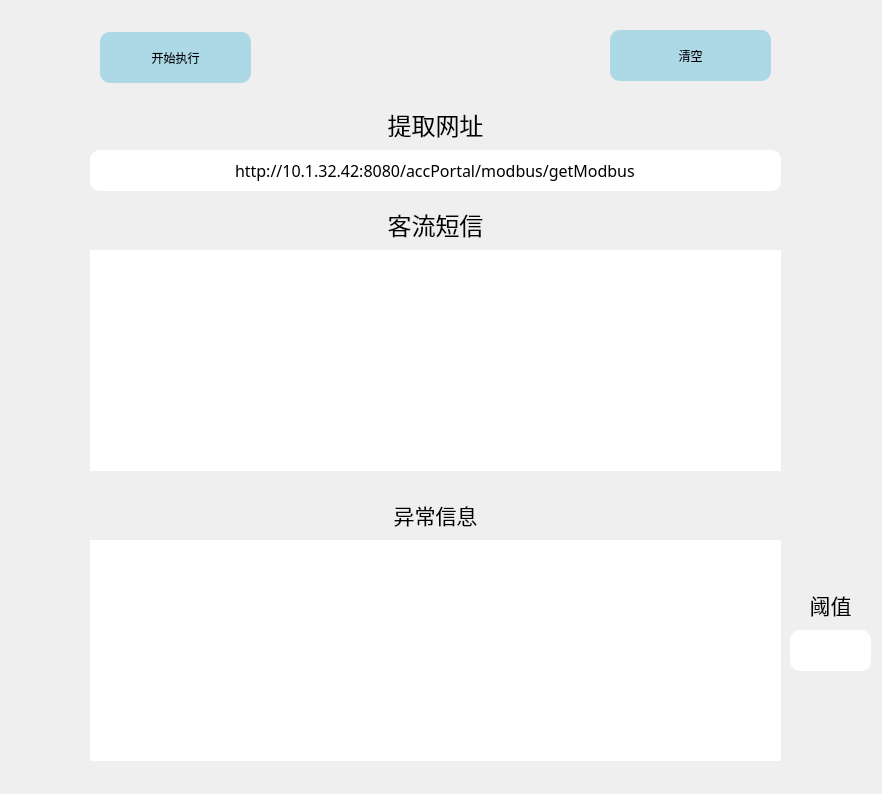
<?xml version="1.0" encoding="UTF-8"?>
<ui version="4.0">
 <class>widget</class>
 <widget class="QWidget" name="widget">
  <property name="geometry">
   <rect>
    <x>0</x>
    <y>0</y>
    <width>882</width>
    <height>794</height>
   </rect>
  </property>
  <property name="windowTitle">
   <string>Form</string>
  </property>
  <widget class="QLineEdit" name="lineEdit">
   <property name="geometry">
    <rect>
     <x>90</x>
     <y>150</y>
     <width>691</width>
     <height>41</height>
    </rect>
   </property>
   <property name="font">
    <font>
     <family>幼圆</family>
     <pointsize>12</pointsize>
     <weight>50</weight>
     <italic>false</italic>
     <bold>false</bold>
    </font>
   </property>
   <property name="layoutDirection">
    <enum>Qt::LeftToRight</enum>
   </property>
   <property name="styleSheet">
    <string notr="true">border-radius: 10px;
font: 12pt &quot;幼圆&quot;;</string>
   </property>
   <property name="text">
    <string>http://10.1.32.42:8080/accPortal/modbus/getModbus</string>
   </property>
   <property name="alignment">
    <set>Qt::AlignCenter</set>
   </property>
  </widget>
  <widget class="QPushButton" name="pushButton">
   <property name="geometry">
    <rect>
     <x>100</x>
     <y>32</y>
     <width>151</width>
     <height>51</height>
    </rect>
   </property>
   <property name="styleSheet">
    <string notr="true">
QPushButton{
background-color: lightblue;
border-radius: 10px;
font: 14pt &quot;幼圆&quot;;
}

QPushButton:hover{
   padding-bottom:5px;
}

QPushButton:pressed{
   padding-top:5px;
   padding-left:5px
}


</string>
   </property>
   <property name="text">
    <string>开始执行</string>
   </property>
  </widget>
  <widget class="QPlainTextEdit" name="plainTextEdit">
   <property name="geometry">
    <rect>
     <x>90</x>
     <y>250</y>
     <width>691</width>
     <height>221</height>
    </rect>
   </property>
   <property name="font">
    <font>
     <family>幼圆</family>
     <pointsize>12</pointsize>
    </font>
   </property>
   <property name="styleSheet">
    <string notr="true">QPlainTextEdit{
border-radius: 10px;
border-color: rgb(255, 255, 127);

}
</string>
   </property>
  </widget>
  <widget class="QLabel" name="label">
   <property name="geometry">
    <rect>
     <x>90</x>
     <y>200</y>
     <width>691</width>
     <height>51</height>
    </rect>
   </property>
   <property name="font">
    <font>
     <family>幼圆</family>
     <pointsize>16</pointsize>
    </font>
   </property>
   <property name="text">
    <string>&lt;html&gt;&lt;head/&gt;&lt;body&gt;&lt;p align=&quot;center&quot;&gt;&lt;span style=&quot; font-size:18pt;&quot;&gt;客流短信&lt;/span&gt;&lt;/p&gt;&lt;/body&gt;&lt;/html&gt;</string>
   </property>
  </widget>
  <widget class="QLabel" name="label_2">
   <property name="geometry">
    <rect>
     <x>90</x>
     <y>100</y>
     <width>691</width>
     <height>51</height>
    </rect>
   </property>
   <property name="font">
    <font>
     <family>幼圆</family>
     <pointsize>16</pointsize>
    </font>
   </property>
   <property name="text">
    <string>&lt;html&gt;&lt;head/&gt;&lt;body&gt;&lt;p align=&quot;center&quot;&gt;&lt;span style=&quot; font-size:18pt;&quot;&gt;提取网址&lt;/span&gt;&lt;/p&gt;&lt;/body&gt;&lt;/html&gt;</string>
   </property>
  </widget>
  <widget class="QPushButton" name="pushButton_2">
   <property name="geometry">
    <rect>
     <x>610</x>
     <y>30</y>
     <width>161</width>
     <height>51</height>
    </rect>
   </property>
   <property name="styleSheet">
    <string notr="true">
QPushButton{
background-color: lightblue;
border-radius: 10px;
font: 14pt &quot;幼圆&quot;;
}

QPushButton:hover{
   padding-bottom:5px;
}

QPushButton:pressed{
   padding-top:5px;
   padding-left:5px
}


</string>
   </property>
   <property name="text">
    <string>清空</string>
   </property>
  </widget>
  <widget class="QLabel" name="label_3">
   <property name="geometry">
    <rect>
     <x>90</x>
     <y>490</y>
     <width>691</width>
     <height>51</height>
    </rect>
   </property>
   <property name="font">
    <font>
     <family>幼圆</family>
     <pointsize>16</pointsize>
    </font>
   </property>
   <property name="text">
    <string>&lt;html&gt;&lt;head/&gt;&lt;body&gt;&lt;p align=&quot;center&quot;&gt;异常信息&lt;/p&gt;&lt;/body&gt;&lt;/html&gt;</string>
   </property>
  </widget>
  <widget class="QPlainTextEdit" name="plainTextEdit_2">
   <property name="geometry">
    <rect>
     <x>90</x>
     <y>540</y>
     <width>691</width>
     <height>221</height>
    </rect>
   </property>
   <property name="font">
    <font>
     <family>幼圆</family>
     <pointsize>12</pointsize>
    </font>
   </property>
   <property name="styleSheet">
    <string notr="true">QPlainTextEdit{
border-radius: 30px;
}</string>
   </property>
  </widget>
  <widget class="QLineEdit" name="lineEdit_2">
   <property name="geometry">
    <rect>
     <x>790</x>
     <y>630</y>
     <width>81</width>
     <height>41</height>
    </rect>
   </property>
   <property name="font">
    <font>
     <family>幼圆</family>
     <pointsize>10</pointsize>
     <weight>50</weight>
     <italic>false</italic>
     <bold>false</bold>
    </font>
   </property>
   <property name="layoutDirection">
    <enum>Qt::LeftToRight</enum>
   </property>
   <property name="styleSheet">
    <string notr="true">border-radius: 10px;
font: 10pt &quot;幼圆&quot;;</string>
   </property>
   <property name="text">
    <string/>
   </property>
   <property name="alignment">
    <set>Qt::AlignCenter</set>
   </property>
  </widget>
  <widget class="QLabel" name="label_4">
   <property name="geometry">
    <rect>
     <x>800</x>
     <y>580</y>
     <width>61</width>
     <height>51</height>
    </rect>
   </property>
   <property name="font">
    <font>
     <family>幼圆</family>
     <pointsize>16</pointsize>
    </font>
   </property>
   <property name="text">
    <string>&lt;html&gt;&lt;head/&gt;&lt;body&gt;&lt;p align=&quot;center&quot;&gt;阈值&lt;/p&gt;&lt;/body&gt;&lt;/html&gt;</string>
   </property>
  </widget>
 </widget>
 <resources/>
 <connections/>
</ui>
